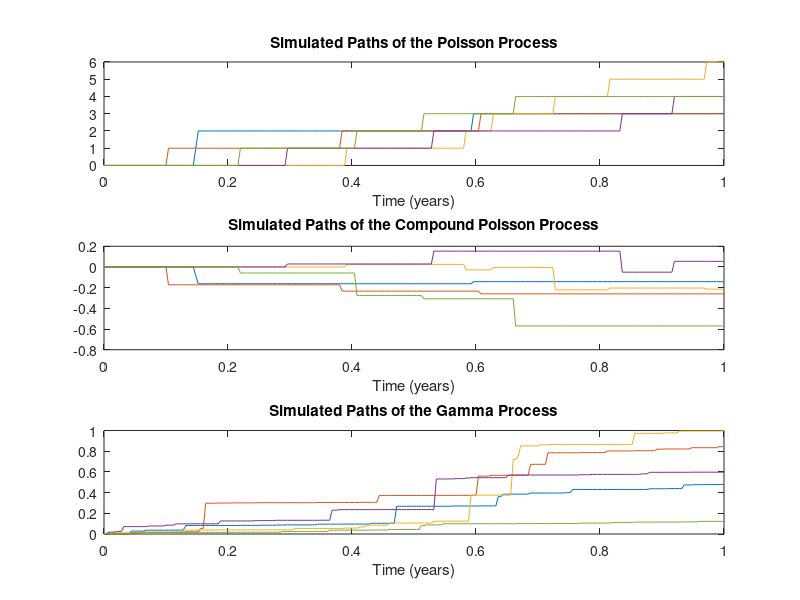

MATLAB code for this plot:
%%%%%%%%%%%%%%%%%%%%%%%%%%%%%%%%%%%%
%%%% SIMULATING JUMP PROCESSES %%%%
%%%%%%%%%%%%%%%%%%%%%%%%%%%%%%%%%%%%
%Assigning the number of simulated paths
%(nsimul), time to maturity (expiry), number of steps
%(nsteps), time step (dt)
%and observation times (timestep):
clear all; nsimul=5, expiry=1, nsteps=250;
dt=expiry/nsteps; timestep=[0:dt:expiry]';
%Assigning parameters
lambdaP=5; muZ=-0.05; sigmaZ=0.1; alpha=5; lambdaG=10;
%Simulate increments of the Poisson process
dN=poissrnd(lambdaP*dt,[nsteps,nsimul]);
%Simulate Poisson process
%(use cumulative sum of the increments):
cdN=[zeros(1,nsimul); cumsum(dN)];
%1. Simulate increments of the CPP
%for Gaussian jump sizes
dJ=muZ*dN+sigmaZ*sqrt(dN).*randn(nsteps,nsimul);
%2. Simulate CPP process
%(use cumulative sum of the increments):
cdJ=[zeros(1,nsimul); cumsum(dJ)];
%3. Simulate increments of the Gamma process:
dG=gamrnd(dt*alpha,1/lambdaG,[nsteps,nsimul]);
%4. Simulate Gamma process
%(use cumulative sum of the increments):
cdG=[zeros(1,nsimul); cumsum(dG)];
%Plot simulated paths:
h=figure('Color', [ 1 1 1])
subplot(3,1,1);plot(timestep, cdN);xlabel('Time (years)')
title('Simulated Paths of the Poisson Process')
subplot(3,1,2);plot(timestep, cdJ);xlabel('Time (years)')
title('Simulated Paths of the Compound Poisson Process')
subplot(3,1,3);plot(timestep, cdG);xlabel('Time (years)')
title('Simulated Paths of the Gamma Process')